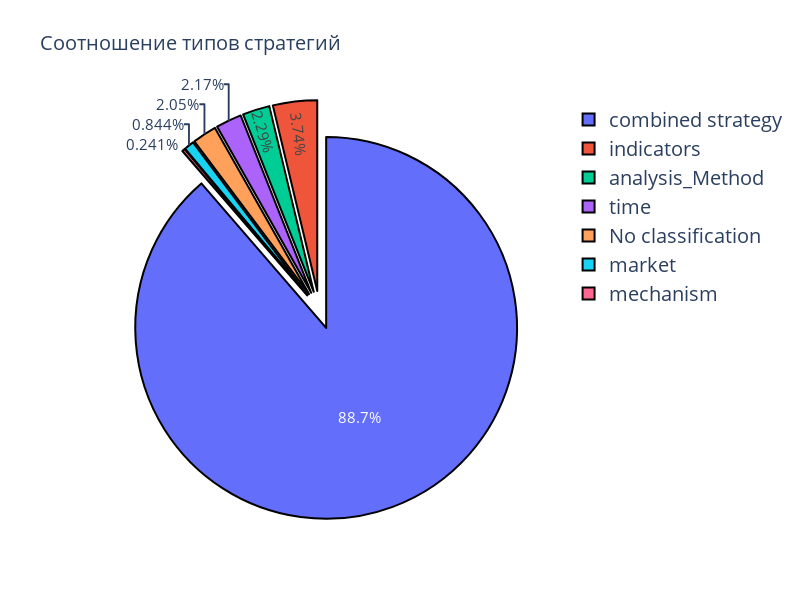

Write notebook code for a chart like this one.
### Code cell
# Узнаем сколько в каждом классе находится стартегий
cl_df = df['classification'].value_counts()
# Строим график
pie_graph(cl_df, 'Соотношение типов стратегий')

### Figure 1 — Plotly figure (JSON) as saved in the notebook; plotly's stock layout.template omitted (floating-point values rounded to 4 significant figures)
{"data": [{"hoverinfo": "label+value", "labels": ["combined strategy", "indicators", "analysis_Method", "time", "No classification", "market", "mechanism"], "marker": {"line": {"color": "#000000", "width": 2}}, "pull": [0.1, 0.1, 0.1, 0.1, 0.1, 0.1, 0.1], "textfont": {"size": 15}, "textinfo": "percent", "type": "pie", "values": [735, 31, 19, 18, 17, 7, 2]}], "layout": {"height": 600, "legend": {"font": {"size": 20}}, "title": {"font": {"size": 20}, "text": "Соотношение типов стратегий"}, "width": 800}}
